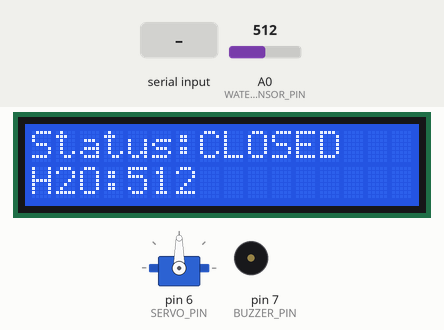
This sketch was run on a simulated Arduino Uno, built with avr-gcc and run on an emulated ATmega328P. On the bench: servo, 16×2 character LCD, buzzer (waves = sounding). The inputs (shaded band) are chosen by the test bench; at power-on: A0 (WATER_SENSOR_PIN) = 512. What the sketch prints to the serial monitor is not drawn.

Above: at 1.7 s.
1.8 s: "OPEN\n" received over Serial
At 3.2 s:
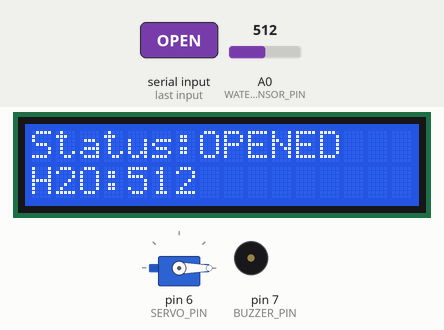
4.8 s: A0 (WATER_SENSOR_PIN) set to 716
At 6.1 s:
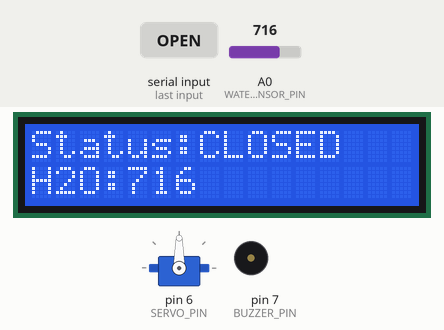
7.8 s: A0 (WATER_SENSOR_PIN) set to 900
At 9.17 s:
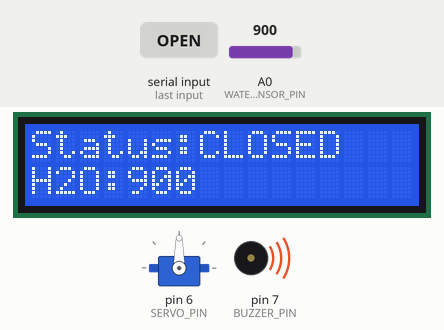
10.5 s: A0 (WATER_SENSOR_PIN) set to 1023
At 12.5 s:
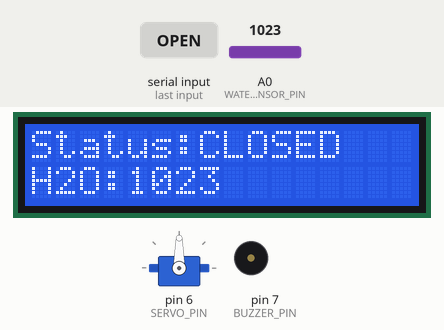
Timing chart, 0 to 13.8 s (numbered marks = the images above; inputs shaded):
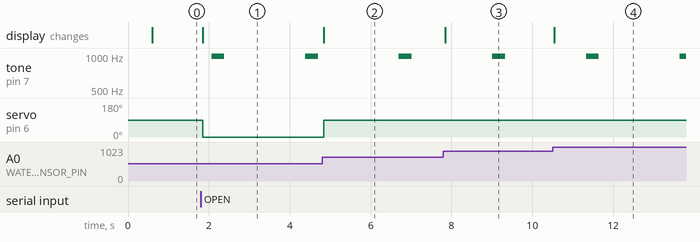

The sketch:

arduino.ino
```cpp
#include <LiquidCrystal_I2C.h>
#include <Servo.h>

// Constants
#define LCD_ADDR 0x27
#define LCD_COLS 16
#define LCD_ROWS 2

#define SERVO_PIN 6
#define WATER_SENSOR_PIN A0
#define BUZZER_PIN 7

#define WATER_THRESHOLD 300
#define OPEN_DURATION_MS 3000
#define WATER_MSG_INTERVAL 2000

#define SERVO_OPEN_POS 0
#define SERVO_CLOSED_POS 90
#define BUZZER_FREQ_HZ 1000
#define BUZZER_TONE_DURATION 300

// Objects and State Variables
LiquidCrystal_I2C lcd(LCD_ADDR, LCD_COLS, LCD_ROWS);
Servo sgServo;

bool isOpen = false;
unsigned long lastOpenTime = 0;
unsigned long lastWaterMsg = 0;
int lastWaterRead = 0;

void setupServo();
void checkWaterSensor();
void handleEspCommand();
void openServo();
void closeServo();
void autoCloseCheck();
void updateLcd();

void setup() {
  Serial.begin(9600);

  setupServo();
  // Buzzer pin is set as output
  DDRD |= (1 << BUZZER_PIN);

  lcd.init();
  lcd.backlight();
  lcd.clear();
  lcd.setCursor(0, 0);
  lcd.print("Initializing");
  // Simulating loading...
  delay(500);
}

void loop() {
  checkWaterSensor();
  handleEspCommand();
  autoCloseCheck();
  updateLcd();
}

// Initially servo is closed
void setupServo() {
  sgServo.attach(SERVO_PIN);
  sgServo.write(SERVO_CLOSED_POS);
  isOpen = false;
}

void checkWaterSensor() {
  int waterValue = analogRead(WATER_SENSOR_PIN);
  lastWaterRead = waterValue;

  if (waterValue > WATER_THRESHOLD && millis() - lastWaterMsg > WATER_MSG_INTERVAL) {
    Serial.println("WATER");

    unsigned long startTime = millis();
    while (millis() - startTime < BUZZER_TONE_DURATION) {
      // High
      PORTD |= (1 << BUZZER_PIN);
      delayMicroseconds(500);
      // Low
      PORTD &= ~(1 << BUZZER_PIN);
      delayMicroseconds(500);
    }
    PORTD &= ~(1 << BUZZER_PIN);

    lastWaterMsg = millis();
  }
}

void handleEspCommand() {
  if (!Serial.available()) return;

  String cmd = Serial.readStringUntil('\n');
  cmd.trim();

  if (cmd.equalsIgnoreCase("OPEN")) {
    if (!isOpen) openServo();
    lastOpenTime = millis();
  }
  else if (cmd.equalsIgnoreCase("CLOSE")) {
    if (isOpen) closeServo();
  }
}

void openServo() {
  sgServo.write(SERVO_OPEN_POS);
  isOpen = true;
}

void closeServo() {
  sgServo.write(SERVO_CLOSED_POS);
  isOpen = false;
}

void autoCloseCheck() {
  if (isOpen && millis() - lastOpenTime > OPEN_DURATION_MS) {
    closeServo();
  }
}

void updateLcd() {
  lcd.setCursor(0, 0);
  lcd.print("Status:");
  lcd.print(isOpen ? "OPENED " : "CLOSED");

  lcd.setCursor(0, 1);
  lcd.print("H2O:");
  lcd.print(lastWaterRead);
  lcd.print("    ");
}
```

Measured:
- after the input at 1.8 s, servo on pin 6 (SERVO_PIN): 90° → 0° after 0.05 s; the display: changes after 0.05 s (image 1)
- after the input at 4.8 s, the display: changes after 0.05 s (image 2)
- after the input at 7.8 s, the display: changes at once (image 3)
- after the input at 10.5 s, the display: changes at once (image 4)
